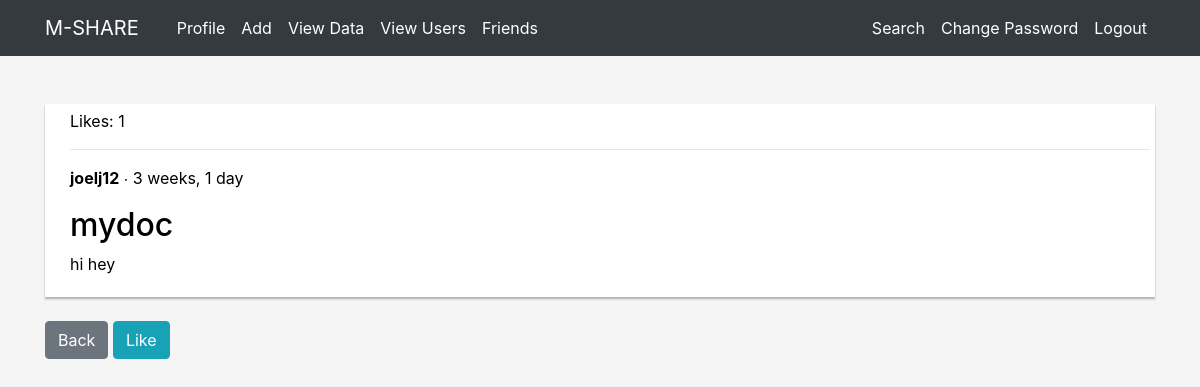
The page /obj/22/ (signed in) on the database its author committed.
### mshare/models.py (models this page shows, shortened)
class Share(models.Model):
    author=models.CharField(max_length=30)
    title=models.CharField(max_length=50)
    content=models.TextField()
    date=models.DateTimeField(default=timezone.now)
    likes=models.IntegerField(default=0)

### mshare/views.py (the view)
# urls.py: path('obj/<int:pk>/', views.detail, name='detail'),
@login_required
def detail(request,pk):
    obj=get_object_or_404(Share,pk=pk)
    share=Share.objects.get(pk=pk)
    try:
        liked = Like.objects.get(current_item=share)
        users = liked.users.all()
    except Like.DoesNotExist:
        users=None
    if users == None:
        check = 'False'
    elif request.user in users:
        check = 'True'
    else:
        check = 'False'
    return render(request,'mshare/detail.html',{'obj':obj,'check':check})

### mshare/templates/mshare/detail.html (shortened to what this page needs)
{% extends 'mshare/base.html' %}
{% block content %}   <br>
<br>
        <div>
            <div style="width: 100%;
padding: auto;
border: 5px solid white;
background:white;
box-shadow: 0px 2px 2px rgba(0, 0, 0, 0.3);
margin: 0px; padding-left: 20px;"
>
            <p>Likes: {{ obj.likes }}</p>
            <hr>
            <p><b>{{obj.author}}</b> &#8729   {{ obj.date|timesince }}</p>
            <h2>{{ obj.title }}</h2>
            <p>{{ obj.content|linebreaksbr }}</p>
            </div>
        <br>
        <a href="{% url 'items' %}" class="btn btn-secondary">Back</a>
            <a href="{% url 'likes' share_pk=obj.pk %}">
                {% if check == "False" %}
                <button type="button" class="save btn btn-info">
                    <span>Like</span></button>
                {% else %}
                <button type="button" class="save btn btn-danger">
                    <span></span>Unlike</span></button>
                {% endif %}
            </a>
        </div>
{% endblock %}

### rows shown on the page
Share: likes "1", author "joelj12", date "3 weeks, 1 day", title "mydoc", content "hi hey"
